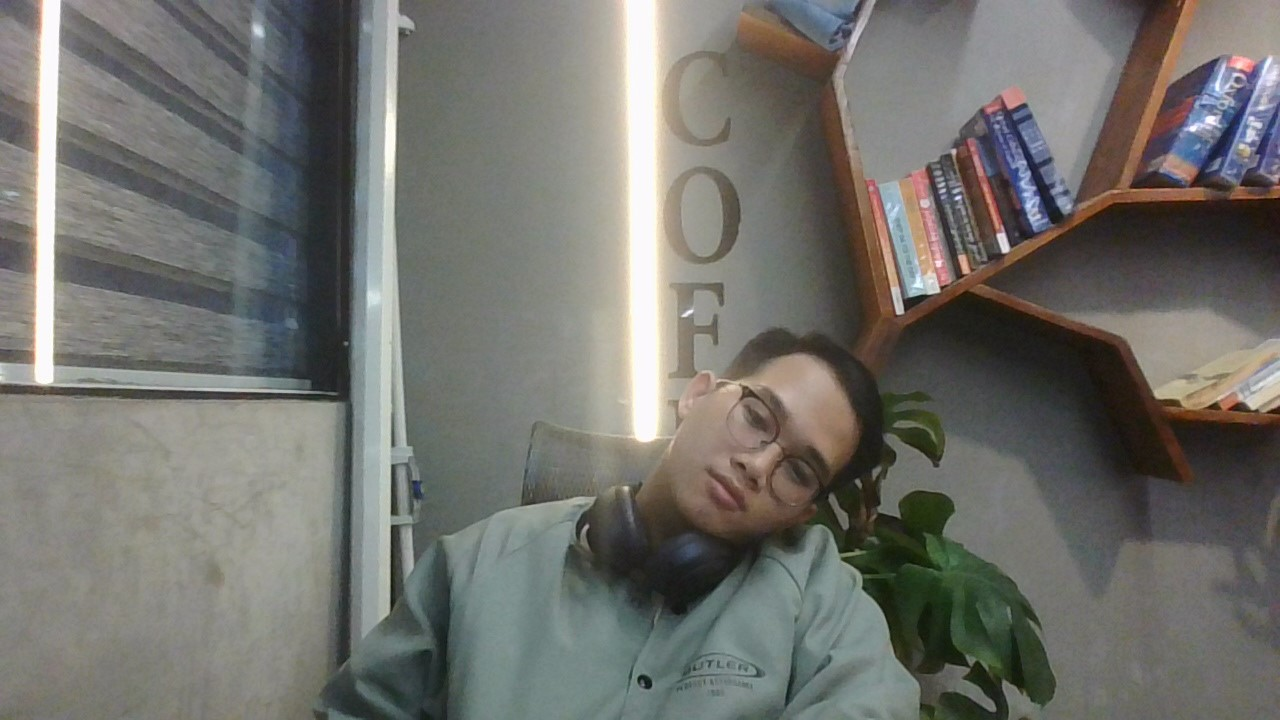
#> input picture 11_11_25/pictures/duy.jpg, 1280 x 720 px
$ jupyter execute 4.ipynb
#> lines starting #> are read from the running program, lines starting #| are printed output that depends on the picture
[cell 1]
import cv2
import numpy as np
from matplotlib import pyplot as plt

# Bước 1: Đọc ảnh mức xám
img = cv2.imread('pictures/duy.jpg', cv2.IMREAD_GRAYSCALE)
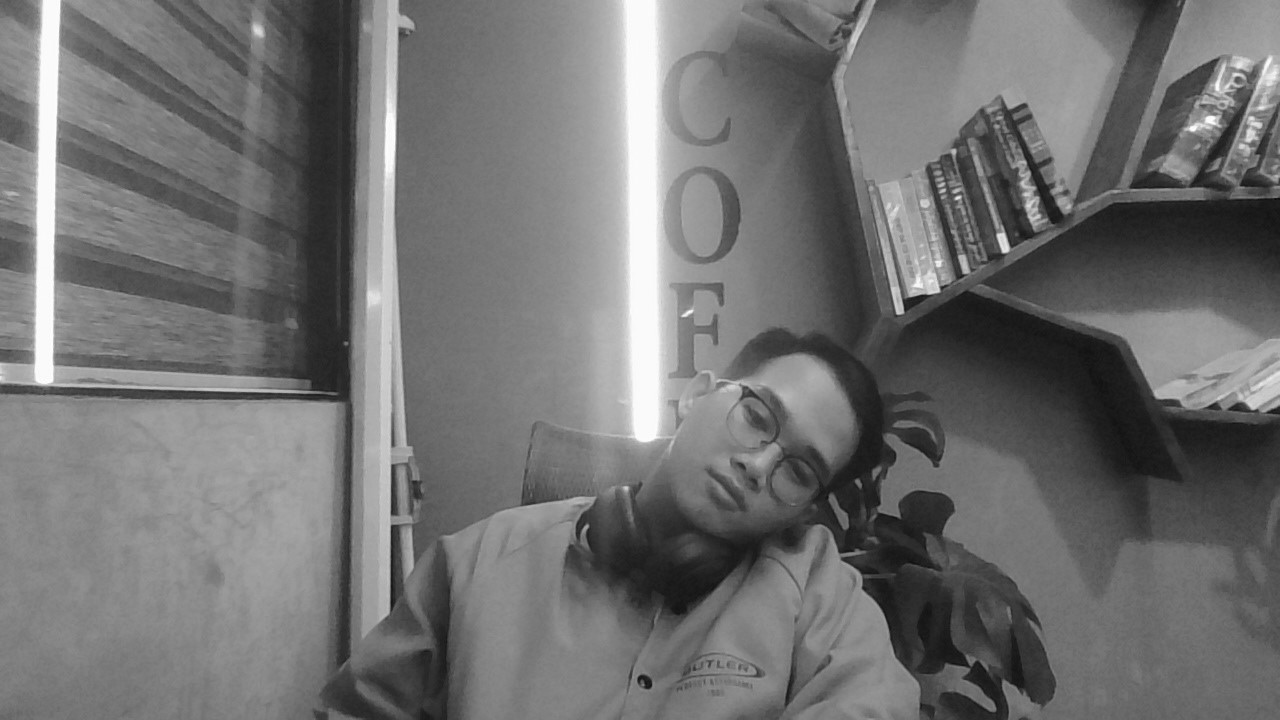
#> img: shape (720, 1280); min 7, max 255, mean 113.1

# Bước 2: Tính histogram gốc
hist_original = cv2.calcHist([img], [0], None, [256], [0, 256])
#> hist_original = 256 values, max 11944 at index 250, min 0 at index 0, mean 3600

# Bước 3: Cân bằng histogram
equalized_img = cv2.equalizeHist(img)
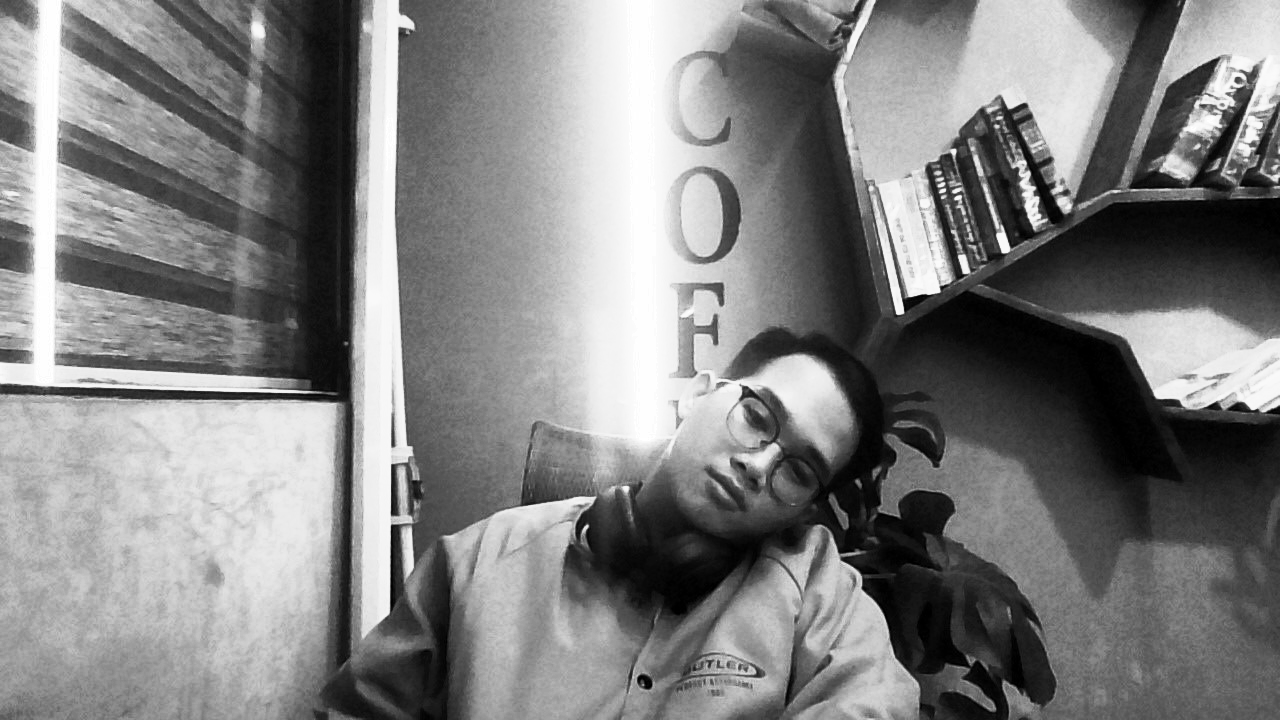
#> equalized_img: shape (720, 1280); min 0, max 255, mean 128.5

# Bước 4: Tính histogram sau khi cân bằng
hist_equalized = cv2.calcHist([equalized_img], [0], None, [256], [0, 256])
#> hist_equalized = 256 values, max 11944 at index 254, min 0 at index 16, mean 3600

# Bước 5: Hiển thị ảnh gốc và ảnh đã cân bằng
cv2.imshow('Ảnh gốc', img)
cv2.imshow('Ảnh sau khi cân bằng histogram', equalized_img)

# Bước 6: Hiển thị biểu đồ histogram bằng matplotlib
plt.figure(figsize=(10, 4))

plt.subplot(1, 2, 1)
plt.title('Histogram ảnh gốc')
plt.plot(hist_original, color='gray')
plt.xlim([0, 256])

plt.subplot(1, 2, 2)
plt.title('Histogram ảnh đã cân bằng')
plt.plot(hist_equalized, color='black')
plt.xlim([0, 256])

plt.tight_layout()
plt.show()
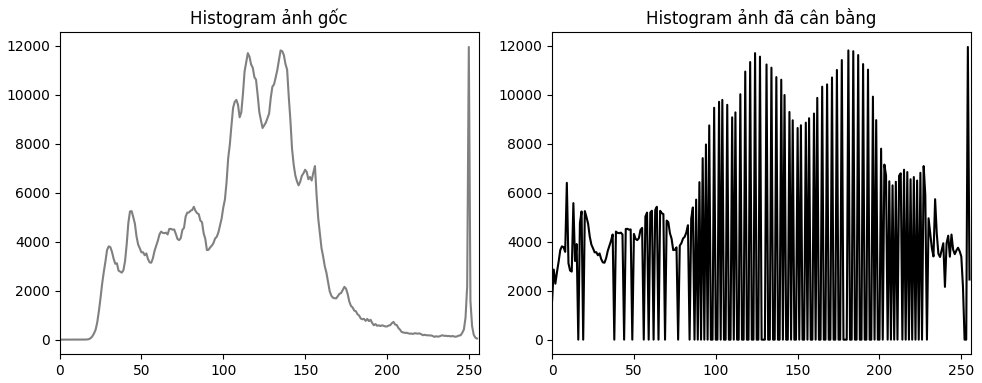
#> figure drawn by matplotlib, 2 panels; panel 1: curve peaks at x = 250, y = 11944; panel 2: curve peaks at x = 254, y = 11944

cv2.waitKey(0)
cv2.destroyAllWindows()
